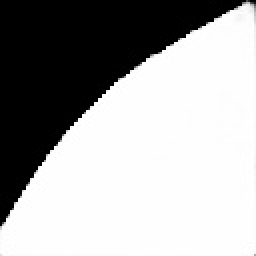
#> input picture data/18_33_38_427000.jpg, 128 x 128 px (shown 2 times larger); its folder holds only this picture in this run
$ python dataset.py
#> lines starting #> are read from the running program, lines starting #| are printed output that depends on the picture
import pandas as pd
import numpy as np
import random
import glob
import cv2
import os


# [44 lines left out: functions sp_noise, aug_road, unison_shuffled_copies, not called in this run]


class MaskingDataset:
    # [64 lines left out: functions __init__, aug_img, __iter__, __next__, not called in this run]

    def __len__(self):
        return self.num_batches

    # [14 lines left out: function load_data, not called in this run]

class MainDataset:
    class SubDataset:
        # [55 lines left out: functions __init__, aug_img, __iter__, __next__, not called in this run]

        def __len__(self):
            return self.num_batches

    # [24 lines left out: functions __init__, load_data, not called in this run]


if __name__ == '__main__':
    # [18 lines of commented-out code are left out]

    def aug_road(img:np.ndarray, top_shift:int=0, bottom_shift:int=0) -> np.ndarray:
        assert top_shift in range(-32, 32+1)
        assert bottom_shift in range(-32, 32+1)
        h, w = img.shape[0], img.shape[1]
        old_point = np.float32([
            [0+32+top_shift, 0],   [128-32+top_shift, 0],
            [0-32-bottom_shift, 128], [128+32-bottom_shift, 128]
        ])
        new_point = np.float32([
            [0, 0],  [96, 0],
            [0, 96], [96, 96],
        ])
        M = cv2.getPerspectiveTransform(old_point, new_point)
        img = cv2.warpPerspective(img, M, (96, 96),
                                  borderMode=cv2.BORDER_REPLICATE
                                  )
        return img

    while True:
        for imdir in glob.glob('data/*jpg'):
            img = cv2.imread(imdir, cv2.IMREAD_UNCHANGED)
#> img is the input picture: shape (128, 128); min 0, max 255, mean 167.3
            img = cv2.resize(img, (128, 128))
            cv2.imshow('bef', cv2.resize(img, None, fx=3.0, fy=3.0))
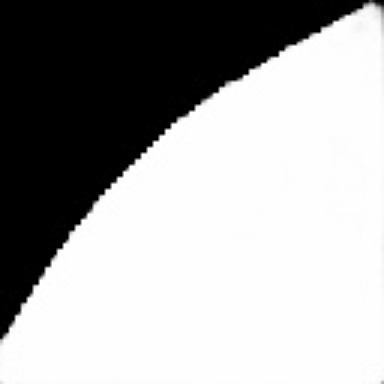
#> window 'bef': shape (384, 384); min 0, max 255, mean 167.3
            cv2.imshow('noshift', cv2.resize(aug_road(img), None, fx=4.0, fy=4.0))
#> in aug_road, `img = cv2.warpPerspective(img, M, (96, 96), borderMode=cv2.BORDER_REPL..`:
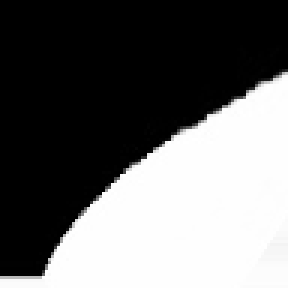
#> img: shape (96, 96) (shown 3 times larger); min 0, max 255, mean 104.4
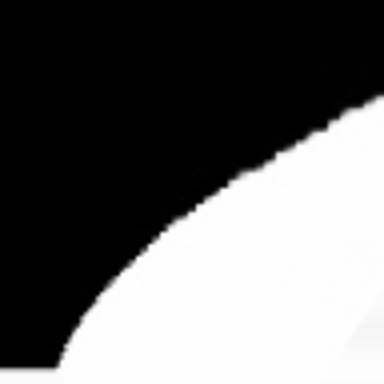
#> window 'noshift': shape (384, 384); min 0, max 255, mean 104.4
            # cv2.imshow('shifttop', cv2.resize(aug_road(img, top_shift=-32), None, fx=4.0, fy=4.0))
            cv2.imshow('shiftbot', cv2.resize(aug_road(img, top_shift=-32, bottom_shift=-32), None, fx=4.0, fy=4.0))
#> call 2 of aug_road, with top_shift = -32, bottom_shift = -32
#> in aug_road (call 2), `img = cv2.warpPerspective(img, M, (96, 96), borderMode=cv2.BORDER_REPL..`:
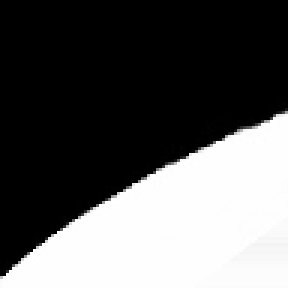
#> img: shape (96, 96) (shown 3 times larger); min 0, max 255, mean 91.8
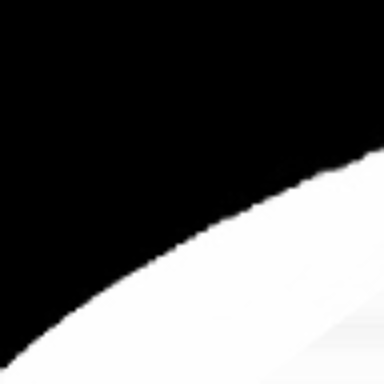
#> window 'shiftbot': shape (384, 384); min 0, max 255, mean 91.8
            cv2.waitKey(0)

$ run again, on data/18_33_39_663915.jpg
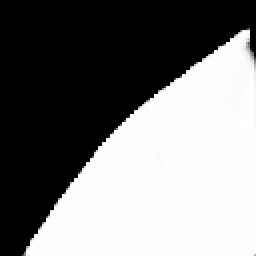
#> input picture data/18_33_39_663915.jpg, 128 x 128 px (shown 2 times larger)
#> img is the input picture: shape (128, 128); min 0, max 255, mean 123
#> img: shape (96, 96)
#> `cv2.imshow('noshift', cv2.resize(aug_road(img), None, fx=4.0, fy=4.0))`:
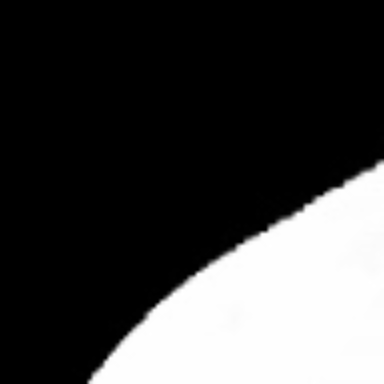
#> window 'noshift': shape (384, 384); min 0, max 255, mean 65.7
#> `cv2.imshow('shiftbot', cv2.resize(aug_road(img, top_shift=-32, bottom_..`:
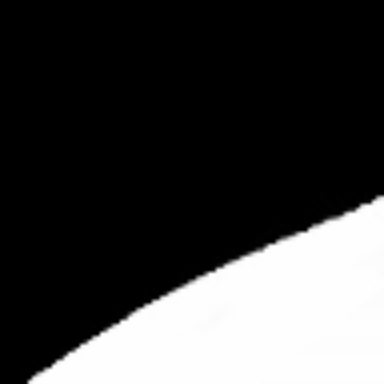
#> window 'shiftbot': shape (384, 384); min 0, max 255, mean 63.9

$ run again, on data/18_33_40_334962.jpg
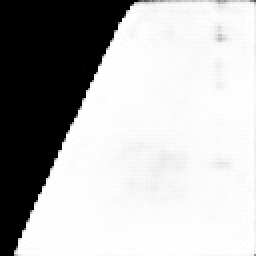
#> input picture data/18_33_40_334962.jpg, 128 x 128 px (shown 2 times larger)
#> img is the input picture: shape (128, 128); min 0, max 255, mean 181.1
#> img: shape (96, 96)
#> `cv2.imshow('noshift', cv2.resize(aug_road(img), None, fx=4.0, fy=4.0))`:
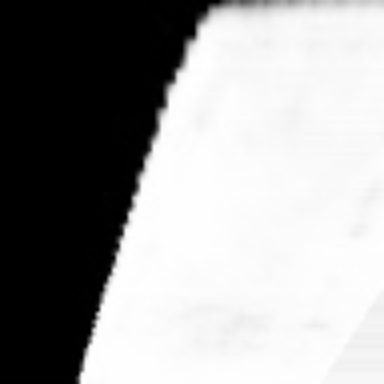
#> window 'noshift': shape (384, 384); min 0, max 255, mean 159.2
#> `cv2.imshow('shiftbot', cv2.resize(aug_road(img, top_shift=-32, bottom_..`:
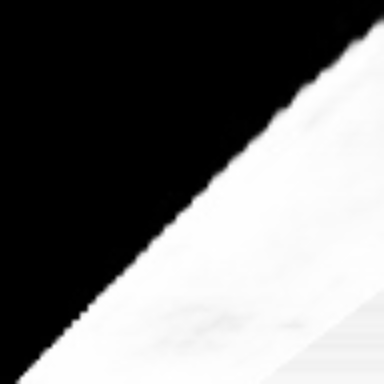
#> window 'shiftbot': shape (384, 384); min 0, max 255, mean 118.2

$ run again, on data/18_33_40_381415.jpg
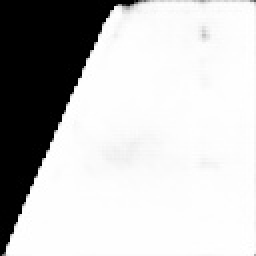
#> input picture data/18_33_40_381415.jpg, 128 x 128 px (shown 2 times larger)
#> img is the input picture: shape (128, 128); min 0, max 255, mean 194.6
#> img: shape (96, 96)
#> `cv2.imshow('noshift', cv2.resize(aug_road(img), None, fx=4.0, fy=4.0))`:
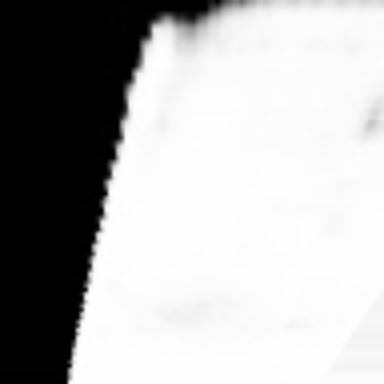
#> window 'noshift': shape (384, 384); min 0, max 255, mean 177.2
#> `cv2.imshow('shiftbot', cv2.resize(aug_road(img, top_shift=-32, bottom_..`:
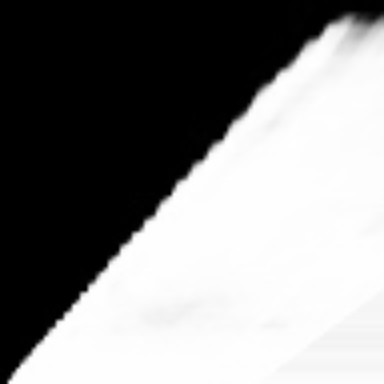
#> window 'shiftbot': shape (384, 384); min 0, max 255, mean 135.8
